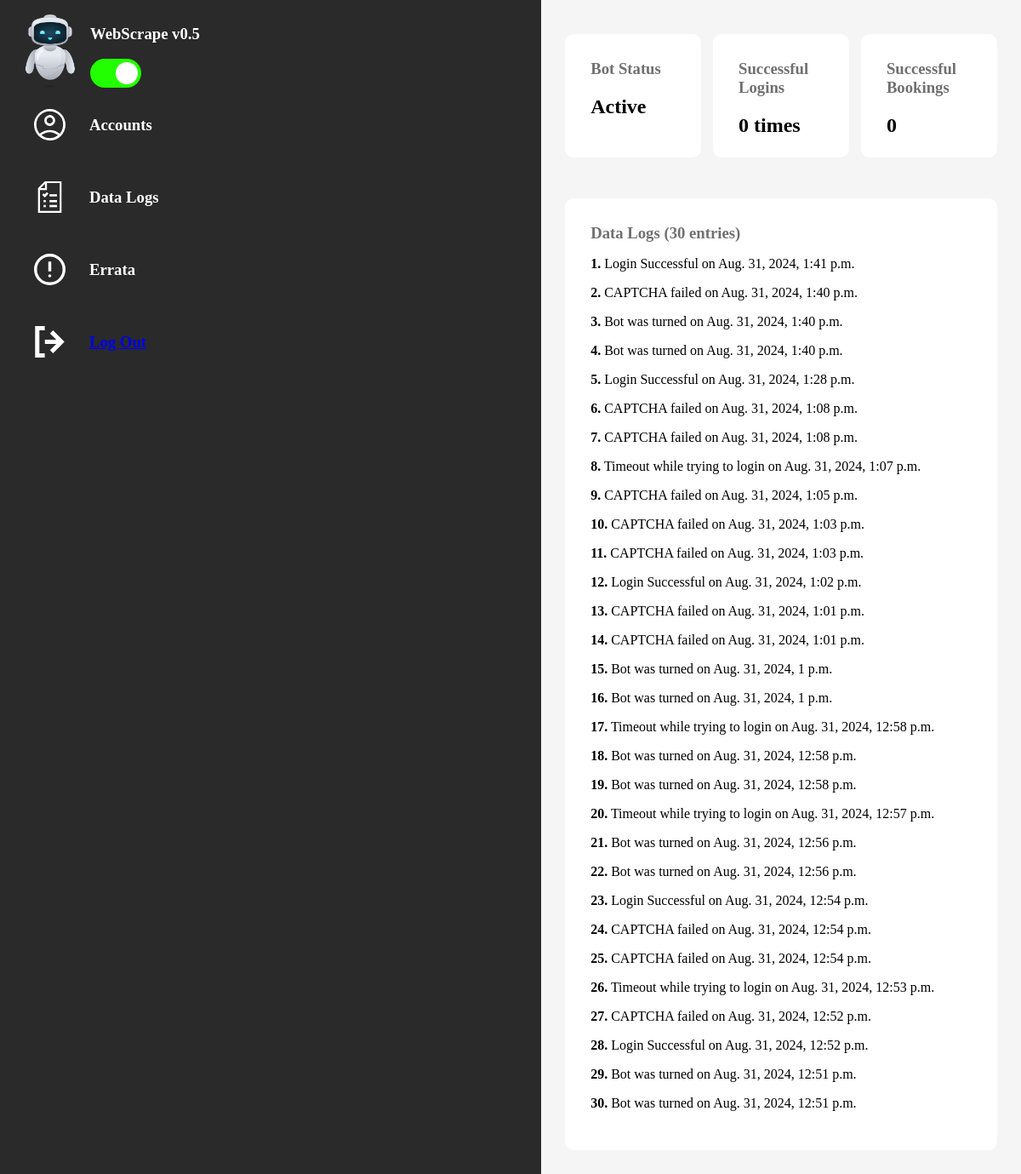
Page /dashboard/ (signed in) on the committed database.
### botengine/models.py (models this page shows, shortened)
class Bot(models.Model):
    bot_name = models.CharField(max_length=255, unique=True)
    successful_logins = models.IntegerField(default=0)
    successful_bookings = models.IntegerField(default=0)
    class Status(models.TextChoices):
        ACTIVE = "AE", "Active"
        IDLE = "IE", "Idle"
    status = models.CharField(
        max_length=2,
        choices=Status,
        default=Status.IDLE
    )

class Log(models.Model):
    log_details = models.CharField(max_length=1000)
    created = models.DateTimeField(auto_now_add=True)
    class Meta:
        ordering = ['-created']

### authenticator/views.py (the view)
# urls.py: path('dashboard/', views.dashboard, name="dashboard")
@login_required(login_url='/authenticate/')
def dashboard(request):
    if request.user.is_authenticated:
        bot = Bot.objects.get(id=1)
        logs = Log.objects.all()
        context = {
            "bot": bot,
            "logs": logs,
            "log_count": logs.count()
        }
        return render(request, 'authenticator/pages/dashboard.html', context)
    else:
        return redirect('login')

### authenticator/templates/authenticator/pages/dashboard.html (shortened to what this page needs)
{% load static %}
<!DOCTYPE html>
<html lang="en">
<head>
    <link type="text/css" href="{% static 'styles/style.css' %}" rel="stylesheet" />
    <link type="text/css" href="{% static 'styles/switch.css' %}" rel="stylesheet" />
</head>
<body>
    <div class="main-container">
        <div class="sidebar-item">
            <div class="app-id">
                <div class="logo-box">
                    <img src="{% static 'img/bot.png' %}" />
                </div>
                <div class="app-details">
                    <h3>WebScrape v0.5</h3>
                    <div class="switch-mech">
                        <form id="status-form" method="post">
                            <label class="switch">
                                <span class="slider round"></span>
                            </label>
                        </form>
                    </div>
                </div>
            </div>
            <div class="dashboard-tab-container">
                <div class="dashboard-tab">
                    <div class="icn-box">
                        <img src="{% static 'img/account.svg' %}"  />
                    </div>
                    <h3>Accounts</h3>
                </div>
                <div class="dashboard-tab">
                    <div class="icn-box">
                        <img src="{% static 'img/result.svg' %}" />
                    </div>
                    <h3>Data Logs</h3>
                </div>
                <div class="dashboard-tab">
                    <div class="icn-box">
                        <img src="{% static 'img/error.svg' %}" />
                    </div>
                    <h3>Errata</h3>
                </div>
                <a href="{% url 'authenticator:logout' %}">
                    <div class="dashboard-tab">
                        <div class="icn-box">
                            <img src="{% static 'img/logout.svg' %}" />
                        </div>
                        <h3>Log Out</h3>
                    </div>
                </a>
            </div>
        </div>
        <div class="main-item">
            <div class="main-item-wrap">
                <div class="status-container">
                    <div class="status-tab">
                        <h3>Bot Status</h3>
                        <h2 class="status-text">{{ bot.get_status_display }}</h2>
                    </div>
                    <div class="status-tab">
                        <h3>Successful Logins</h3>
                        <h2>{{ bot.successful_logins }} times</h2>
                    </div>
                    <div class="status-tab">
                        <h3>Successful Bookings</h3>
                        <h2>{{ bot.successful_bookings }}</h2>
                    </div>
                </div>
                <div class="logs-container">
                    <h3>Data Logs ({{ log_count }} entries)</h3>
                    {% for log in logs %}
                        <p>
                            <strong>{{ forloop.counter }}.</strong> {{ log.log_details }} on {{ log.created }}
                        </p>
                    {% endfor %}
                </div>
            </div>
        </div>
    </div>
</body>
</html>

### static/styles/style.css (style rules this page uses)
html, body { margin: 0; padding: 0; }
:root { --bgcolor: #f5f5f5; --darktheme: #2A2A2A; --rad: 10px; }
img { width: 100%; height: 100%; }
.main-container { height: 100%; background-color: var(--darktheme); }
.sidebar-item { width: 100%; height: 150px; background-color: var(--darktheme); color: white; padding-inline: 24px; padding-top: 10px; box-sizing: border-box; overflow: hidden; }
.app-id { display: flex; clear: both; }
.logo-box { width: 70px; height: 94px; }
.app-details { margin-inline: 12px; }
.switch-mech { width: 45px; height: 26px; }
.dashboard-tab-container { padding-left: 16px; }
.dashboard-tab { display: flex; align-items: center; cursor: pointer; padding-block: 24px; }
.icn-box { width: 37px; height: 37px; }
.dashboard-tab h3 { margin-block: 0px; margin-inline: 28px; }
.main-item { margin-block: 24px; background-color: var(--bgcolor); }
.main-item-wrap { width: 90%; margin: auto; }
.status-container { width: 100%; }
.status-tab { height: 145px; background-color: white; margin-bottom: 24px; border-radius: var(--rad); padding: 30px; box-sizing: border-box; }
.status-tab h3 { margin: 0; color: #707070; }
.logs-container { width: 100%; background-color: white; height: 100%; margin-block: 24px; padding: 30px; box-sizing: border-box; border-radius: var(--rad); }
.logs-container h3 { margin: 0; color: #707070; }
@media screen and (min-width:960px) { .main-container { display: flex; justify-content: space-between; } }
@media screen and (min-width:960px) { .sidebar-item { width: 30%; height: 100%; } }
@media screen and (min-width:960px) { .status-container { display: flex; justify-content: space-between; } }
@media screen and (min-width:960px) { .main-item { margin: 0; } }
@media screen and (min-width:960px) { .main-item-wrap { margin-block: 40px; } }
@media screen and (min-width:960px) { .status-tab { width: 31.5%; } }

### static/styles/switch.css (style rules this page uses)
.switch { position: relative; display: inline-block; width: 60px; height: 34px; }
.slider { position: absolute; cursor: pointer; top: 0; left: 0; right: 0; bottom: 0; background-color: #ccc; -webkit-transition: .4s; transition: .4s; }
.slider:before { position: absolute; content: ""; height: 26px; width: 26px; left: 4px; bottom: 4px; background-color: white; -webkit-transition: .4s; transition: .4s; }
input:checked + .slider { background-color: #22FF00; }
input:checked + .slider:before { -webkit-transform: translateX(26px); -ms-transform: translateX(26px); transform: translateX(26px); }
.slider.round { border-radius: 34px; }
.slider.round:before { border-radius: 50%; }

### rows in the picture
Bot: status "Active", successful_logins "0", successful_bookings "0"
Log: log_details "Login Successful", created "Aug. 31, 2024, 1:41 p.m."
Log: log_details "CAPTCHA failed", created "Aug. 31, 2024, 1:40 p.m."
Log: log_details "Bot was turned", created "Aug. 31, 2024, 1:40 p.m."
Log: log_details "Bot was turned", created "Aug. 31, 2024, 1:40 p.m."
Log: log_details "Login Successful", created "Aug. 31, 2024, 1:28 p.m."
Log: log_details "CAPTCHA failed", created "Aug. 31, 2024, 1:08 p.m."
Log: log_details "CAPTCHA failed", created "Aug. 31, 2024, 1:08 p.m."
Log: log_details "Timeout while trying to login", created "Aug. 31, 2024, 1:07 p.m."
Log: log_details "CAPTCHA failed", created "Aug. 31, 2024, 1:05 p.m."
Log: log_details "CAPTCHA failed", created "Aug. 31, 2024, 1:03 p.m."
Log: log_details "CAPTCHA failed", created "Aug. 31, 2024, 1:03 p.m."
Log: log_details "Login Successful", created "Aug. 31, 2024, 1:02 p.m."
Log: log_details "CAPTCHA failed", created "Aug. 31, 2024, 1:01 p.m."
Log: log_details "CAPTCHA failed", created "Aug. 31, 2024, 1:01 p.m."
Log: log_details "Bot was turned", created "Aug. 31, 2024, 1 p.m."
Log: log_details "Bot was turned", created "Aug. 31, 2024, 1 p.m."
Log: log_details "Timeout while trying to login", created "Aug. 31, 2024, 12:58 p.m."
Log: log_details "Bot was turned", created "Aug. 31, 2024, 12:58 p.m."
Log: log_details "Bot was turned", created "Aug. 31, 2024, 12:58 p.m."
Log: log_details "Timeout while trying to login", created "Aug. 31, 2024, 12:57 p.m."
Log: log_details "Bot was turned", created "Aug. 31, 2024, 12:56 p.m."
Log: log_details "Bot was turned", created "Aug. 31, 2024, 12:56 p.m."
Log: log_details "Login Successful", created "Aug. 31, 2024, 12:54 p.m."
Log: log_details "CAPTCHA failed", created "Aug. 31, 2024, 12:54 p.m."
Log: log_details "CAPTCHA failed", created "Aug. 31, 2024, 12:54 p.m."
Log: log_details "Timeout while trying to login", created "Aug. 31, 2024, 12:53 p.m."
Log: log_details "CAPTCHA failed", created "Aug. 31, 2024, 12:52 p.m."
Log: log_details "Login Successful", created "Aug. 31, 2024, 12:52 p.m."
Log: log_details "Bot was turned", created "Aug. 31, 2024, 12:51 p.m."
Log: log_details "Bot was turned", created "Aug. 31, 2024, 12:51 p.m."

### other values in the picture
{{ log_count }} "30"
